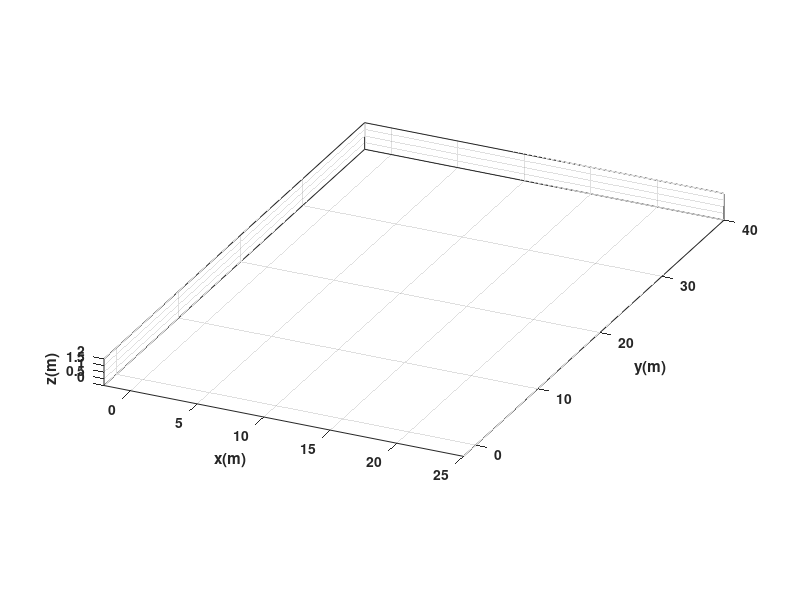

Write the MATLAB code that produced this figure. (Note: this script raises an error after producing the figure.)
clear
close all
clc

%%%%%%%%%%%%%%%%%%%%%%%%%%%%%% TIEMPO %%%%%%%%%%%%%%%%%%%%%%%%%%%%%%%%%%%%%

tf = 6;             
ts = 0.01;            
t = -6: ts: tf;       
N = length(t);       

%%%%%%%%%%%%%%%%%%%%%%%% CONDICIONES INICIALES %%%%%%%%%%%%%%%%%%%%%%%%%%%%

x1 = zeros(1,N+1);  
y1 = zeros(1,N+1);  
phi = zeros(1,N+1); 

x1(1) = 0;              
y1(1) = 0;              
phi(1) = 0;             

%%%%%%%%%%%%%%%%%%%%%%%%%%%% PUNTO DE CONTROL %%%%%%%%%%%%%%%%%%%%%%%%%%%%%

hx = zeros(1,N+1);  
hy = zeros(1,N+1);  

hx(1) = x1(1);
hy(1) = y1(1);

%%%%%%%%%%%%%%%%%%%%%% VELOCIDADES DE REFERENCIA %%%%%%%%%%%%%%%%%%%%%%%%%%

u = zeros(1,N); 
w = zeros(1,N); 

for k = 1:N
    
    tk = t(k);
    
    % -------- TRAMO 1 --------
    % % %Función y(t)=2t
    % t=[-6 a -1]

    if tk == -6
        
        
        
        u(k) = 0;
        w(k) = pi/4;
        
            
        % -------- TRAMO 2 --------
        %Función y(t)=2x+1
        % t=[-1 a 1]
    elseif tk<-1
        dx = 1;
        dy = 2;
        
        u(k) = sqrt(dx^2 + dy^2);
        w(k) = 0;
    elseif tk==-1
        u(k)=0;
        w(k)=1.2490;

    elseif tk > -1 && tk < 1
        
        dx = 1;
        dy = 2;
        
        u(k) = sqrt(dx^2 + dy^2);
        w(k) = 0;
        
            
        % -------- TRAMO 3 --------
        %Función y(t)=-x+4
        % t=[1 a 4]
    elseif tk==1
        u(k)=0;
        w(k)=0;
        
    elseif tk>1 && tk<4
        
        dx = 1;
        dy = -1;
        
        u(k) = sqrt(dx^2 + dy^2);
        w(k) = 0;
        % -------- TRAMO 4 --------
        %Función y(t)=x-1
        % t=[4 a 6]
    elseif tk==4
        u(k) = 0;
        w(k) = 0.9827;


    else
        dx = 1;
        dy = 1;
        
        u(k) = sqrt(dx^2 + dy^2);
        w(k) = 0;
        
    end
    
end

%%%%%%%%%%%%%%%%%%%%%%%%% BUCLE DE SIMULACION %%%%%%%%%%%%%%%%%%%%%%%%%%%%%

for k=1:N 
    
    phi(k+1)=phi(k)+w(k)*ts;
    
    xp1=u(k)*cos(phi(k+1)); 
    yp1=u(k)*sin(phi(k+1));

    x1(k+1)=x1(k) + xp1*ts; 
    y1(k+1)=y1(k) + yp1*ts; 
    
    hx(k+1)=x1(k+1); 
    hy(k+1)=y1(k+1);

end

%%%%%%%%%%%%%%%%%%%%%%%%%%%%% SIMULACION 3D %%%%%%%%%%%%%%%%%%%%%%%%%%%%%%%

scene=figure;
set(scene,'Color','white');
set(gca,'FontWeight','bold');
sizeScreen=get(0,'ScreenSize');
set(scene,'position',sizeScreen);
camlight('headlight');
axis equal;
grid on;
box on;
xlabel('x(m)'); ylabel('y(m)'); zlabel('z(m)');

view([25 25]);
axis([-2 25 -2 40 0 2]);

scale = 4;
MobileRobot_5;
H1=MobilePlot_4(x1(1),y1(1),phi(1),scale);hold on;

H2=plot3(hx(1),hy(1),0,'r','lineWidth',2);

step=1;

for k=1:step:N

    delete(H1);    
    delete(H2);
    
    H1=MobilePlot_4(x1(k),y1(k),phi(k),scale);
    H2=plot3(hx(1:k),hy(1:k),zeros(1,k),'r','lineWidth',2);
    
    pause(ts);

end

%%%%%%%%%%%%%%%%%%%%%%%%%%%%% GRAFICAS %%%%%%%%%%%%%%%%%%%%%%%%%%%%

graph=figure;
set(graph,'position',sizeScreen);

subplot(211)
plot(t,u,'b','LineWidth',2),grid on
xlabel('Tiempo [s]'),ylabel('m/s'),legend('u')

subplot(212)
plot(t,w,'r','LineWidth',2),grid on
xlabel('Tiempo [s]'),ylabel('[rad/s]'),legend('w')
